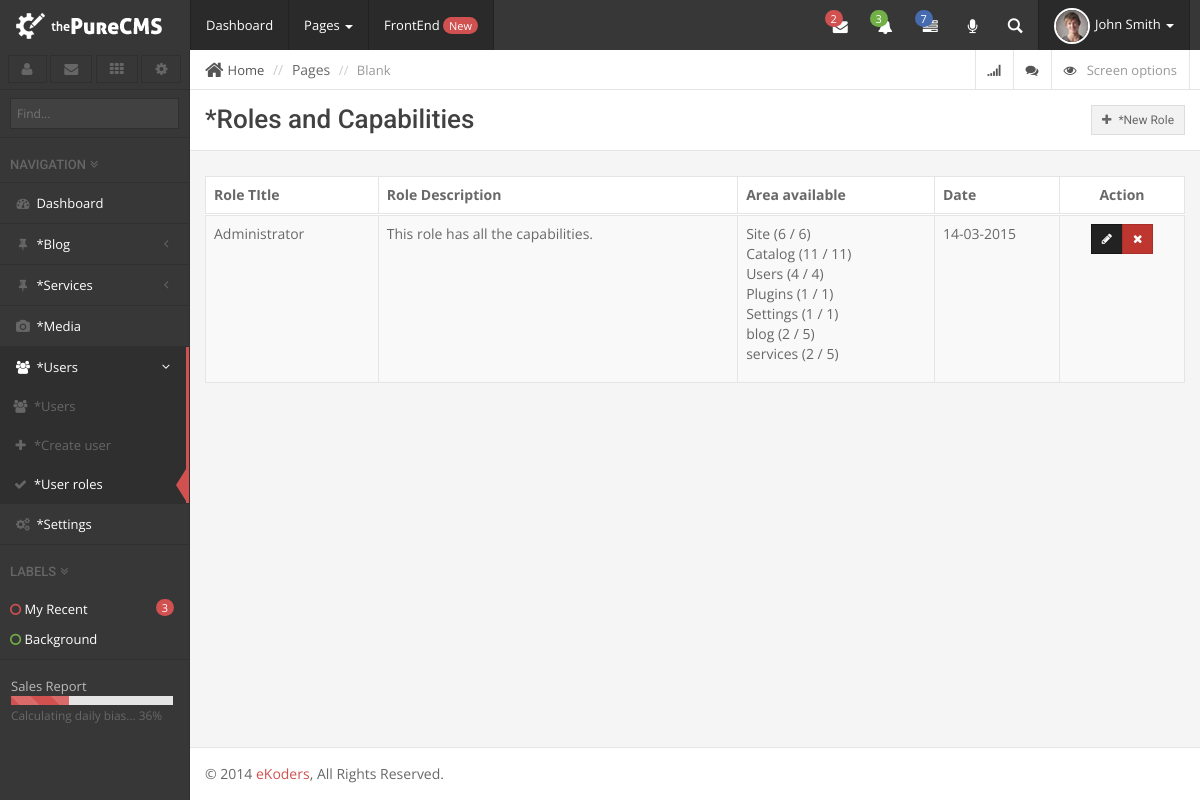
/admin/user_roles.php (signed in), run on an earlier commit of the app's database.
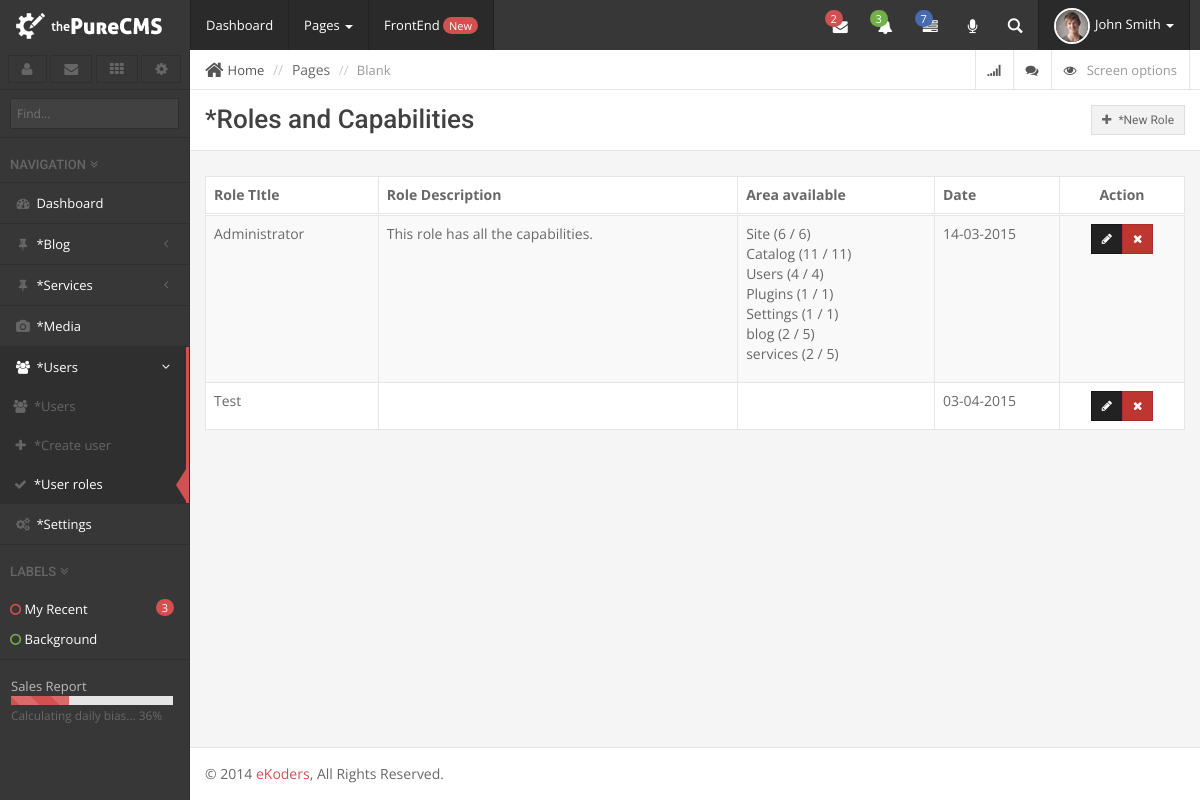
And on a later commit of the database.
### tables this page shows
CREATE TABLE IF NOT EXISTS `user_roles` (
  `role_id` int(11) NOT NULL AUTO_INCREMENT,
  `role_title` varchar(32) NOT NULL,
  `role_description` varchar(250) NOT NULL,
  `role_object` longtext NOT NULL,
  `role_ts` timestamp NOT NULL DEFAULT CURRENT_TIMESTAMP,
  PRIMARY KEY (`role_id`)
);

CREATE TABLE IF NOT EXISTS `user_profiles` (
  `user_profile_id` int(11) NOT NULL AUTO_INCREMENT,
  `user_id` int(11) NOT NULL,
  `user_name` varchar(128) NOT NULL,
  `user_display_name` varchar(128) NOT NULL,
  `user_email` varchar(128) NOT NULL,
  `user_image` varchar(128) NOT NULL,
  `user_role` int(11) NOT NULL,
  PRIMARY KEY (`user_profile_id`)
);

### common/default_vars.php (called while the page is built, shortened)
<?php
$admin_sidebar_navigation = array();

### include/class.database.php (called while the page is built, shortened)
<?php
class Database {
    private $_DB;
    private $_query;
    private $_where = array();
    private $_select = array();
    private $_action;
    private $_table;
    public function __construct() {
        try {
            $this->_DB = new PDO('mysql:host=' . DB_HOST . ';dbname=' . DB_NAME, DB_USER, DB_PASS);
            $this->_DB->setAttribute(PDO::ATTR_ERRMODE, PDO::ERRMODE_EXCEPTION);
        } catch (PDOException $e) {
            echo 'ERROR: ' . $e->getMessage();
        }
    }
    public function where($column_name, $value, $operator = '=') {
        $this->_where[$column_name] = array();
        $this->_where[$column_name][] = $value;
        $this->_where[$column_name][] = $operator;
    }
    public function select($columns) {
        foreach ($columns as $column => $name) {
            $this->_select[$column] = $name;
        }
    }
    public function query($query) {
        try {
            $this->_query = $this->_DB->prepare(filter_var($query, FILTER_SANITIZE_STRING));
            $this->bind_results();
            $this->_query->execute();
            $this->_where = array();
            $this->_select = array();
        } catch (PDOException $e) {
            $er = $e->errorInfo;
            echo '<p style="font-family:arial; background:#F00; position:absolute; z-index:10000; color:#FFF; padding:5px;">ERROR: ' . $er[2] . '</p>';
        }
    }
    private function bind_results() {
        if (!empty($this->_where)) {
            foreach ($this->_where as $c => $value) {
                $this->_query->bindValue(':' . $c, $value[0], $this->get_type($value[0]));
            }
        }
    }
    private function get_type($value) {
        if (is_int($value)) {
            $param = PDO::PARAM_INT;
        } elseif (is_bool($value)) {
            $param = PDO::PARAM_BOOL;
        } elseif (is_null($value)) {
            $param = PDO::PARAM_NULL;
        } elseif (is_string($value)) {
            $param = PDO::PARAM_STR;
        } else {
            $param = FALSE;
        }
        return $param;
    }
    private function build_query() {
        $query = $this->_action;
        if ($this->_action == 'SELECT') {
            if (!empty($this->_select)) {
                foreach ($this->_select as $column_name => $name) {
                    $query .=' ' . $column_name . ' as ' . $name . ', ';
                }
            } else {
                $query .= ' *';
            }
            $query = rtrim($query, ', ');
        }
        if ($this->_action != 'UPDATE' && $this->_action != 'INSERT') {
            $query .= ' FROM ';
        }
        $query .= $this->_table;
        if (!empty($this->_where)) {
            $query .= ' WHERE ';
            $columns = array();
            foreach ($this->_where as $c => $v) {
                $columns[] = $c . ' ' . $v[1] . ' :' . $c;
            }
            $query .= implode(' AND ', $columns);
        }
        $this->query($query);
    }
    public function result($fetch_type = PDO::FETCH_OBJ) {
        return $this->_query->fetch($fetch_type);
    }
    public function all_results($fetch_type = PDO::FETCH_OBJ) {
        return $this->_query->fetchAll($fetch_type);
    }
    public function row_count() {
        return $this->_query->rowCount();
    }
    public function from($table_name, $num_rows = NULL) {
        $this->_action = 'SELECT';
        $this->_table = $table_name;
        $this->build_query();
    }
    public function _date($format = 'Y-m-d H:i:s', $date = NULL) {
        if (isset($date)) {
            $date = strtotime($date);
        } else {
            $date = time();
        }
        return date($format, $date);
    }
}

### admin/classes/class.users.php (called while the page is built, shortened)
<?php
class Users extends Capabilities{
	private $profile_table_name;
	public function __construct()
	{
		$this->profile_table_name = DB_PREFIX.'user_profiles';
		if ($this->is_logged_in()) {
			$this->user_capabilities = $this->get_user_capabilitirs();
		}
	}
	public static function is_logged_in()
	{
		if (isset($_SESSION['token'])) {
			return true;
		}else{
			return false;
		}
	}
	public static function get_logged_id()
	{
		if (isset($_SESSION['user_id'])) {
			return $_SESSION['user_id'];
		}
	}
	public function get_profile($user_id = NULL)
	{
		if (is_null($user_id)) {
			$user_id = $this->get_logged_id();
		}
		$this->from($this->profile_table_name);
		if ($this->row_count() > 0) {
			return $this->result();
		}
	}
}

### admin/classes/class.capabilities.php (called while the page is built, shortened)
<?php
class Capabilities extends Database{
	protected $role_table_name;
	protected $capabilities_group_container = array();
	public function __construct()
	{
		$this->role_table_name = DB_PREFIX.'user_roles';
		$this->capabilities_group_container['Site'] 		= array();
		$this->capabilities_group_container['Catalog'] 		= array();
		$this->capabilities_group_container['Users'] 		= array();
		$this->capabilities_group_container['Plugins'] 		= array();
		$this->capabilities_group_container['Settings'] 	= array();
	}
	public function has_capabilities($capabilities = array())
	{
		$state = true;
		return $state;
	}
	public function get_user_capabilitirs($user_id = NULL)
	{
		$profile = $this->get_profile($user_id);
		$role = $this->get_roles($profile->user_role);
		$role_capabilities_object = json_decode($role->role_object);
		$role_capabilities = array();
		foreach ($role_capabilities_object as $group_name => $group_data) {
			$role_capabilities[$group_name] = array();
			foreach ($group_data as $key => $value) {
				$role_capabilities[$group_name][$key] = $value;
			}
		}
		return $role_capabilities;
	}
	public function get_roles($ID = NULL)
	{
		$this->from($this->role_table_name);
		if ($this->row_count() > 0 && isset($ID)) {
			return $this->result();
		}elseif ($this->row_count() > 0) {
			return $this->all_results();
		}
	}
	public function register_capability($group, $key, $force = false)
	{
		if (isset($this->capabilities_group_container[$group]) || $force) {
			$this->capabilities_group_container[$group][str_replace(' ', '-', strtolower($key))] = $key;
		}else{
			register_admin_message('Capabilty not registered', 'Invalid capabilty group.', 'danger');
		}
	}
	public function get_capabilities_groups()
	{
		return $this->capabilities_group_container;
	}
}

### admin/builtins/capabilities.php (called while the page is built, shortened)
<?php
$Users = new users();

### admin/include/init.php (called while the page is built, shortened)
<?php
include_once ABSPATH.'include/class.database.php';
include_once ABSPATH.'common/default_vars.php';
include_once ADMINABS.'include/procedural_functions.php';
include_once ABSPATH.'common/procedural_functions.php';
include_once ADMINABS.'builtins/capabilities.php';

### common/procedural_functions.php (called while the page is built, shortened)
<?php
function register_post($args = array()){
	extract($args);
}

### admin/classes/class.settings.php (called while the page is built, shortened)
<?php
class Settings extends Database{
	public $settings;
	private $table_name;
	public function __construct()
	{
		$this->table_name = DB_PREFIX.'settings';
		$this->select_all_settings();
	}
	public function select_all_settings()
	{
		$columns = array();
		$columns['setting_name'] = 'name';
		$columns['setting_value'] = 'value';
		$this->from($this->table_name);
		$results = $this->all_results();
		$this->settings = array();
		foreach ($results as $key => $value) {
			$this->settings[$value->name] = $value->value;
		}
	}
	public function get_settings($name = NULL)
	{
		if (isset($name)) {
			if (isset($this->settings[$name])) {
				return $this->settings[$name];
			}else{
				return false;
			}
		}
		return $this->settings;
	}
}

### admin/classes/class.language.php (called while the page is built, shortened)
<?php
class Language extends Settings{
	private $lang_data = array();
	public function __construct()
	{
		parent::__construct();
		$language = $this->get_language();
		$this->lang_data = $this->get_language_data($language);
	}
	public function get_language_data($language)
	{
		$file = ADMINABS.'languages/'.$language.'/language.php';
		$language = array();
		return $language;
	}
	public function get_language_info($language)
	{
		$file = ADMINABS.'languages/'.$language.'/language.php';
		$source = file_get_contents( $file );
		$tokens = token_get_all( $source );
		$comment = array(
		    T_COMMENT,
		    T_DOC_COMMENT
		);
		$info = str_replace('/**'.PHP_EOL, '', $info);
		$info = str_replace('*/', '', $info);
		$info = explode(PHP_EOL, $info);
		$name = end(explode('* Name: ', $info[0]));
		$country = end(explode('* Country: ', $info[1]));
		$direction = end(explode('* Direction: ', $info[2]));
		$info = array();
		$info['name'] = $name;
		$info['country'] = $country;
		$info['direction'] = $direction;
		return $info;
	}
	public function get_language()
	{
		return $this->get_settings('language');
	}
	public function get_key($key)
	{
		if (isset($this->lang_data[$key])) {
			return $this->lang_data[$key];
		}else{
			return '*'.$key;
		}
	}
}

### admin/languages/en-US/language.php (called while the page is built)
<?php
$language['Title'] = 'Title';
$language['Dashboard'] = 'Dashboard';
$language['Login Form'] = 'Login Form';
$language['Incorrect Username or Password, please try again.'] = 'Incorrect Username or Password, please try again.';
$language['Click here to reset it.'] = 'Click here to reset it.';
$language['Forgot your password?'] = 'Forgot your password?';
$language['Password'] = 'Password';
$language['Username'] = 'Username';

### admin/user_roles.php (the view, shortened to what the changed rows need)
<?php
include_once 'include/init.php';
$roles = $Users->get_roles();
$admin_title = 'Roles and Capabilities';
$available_groups = $Users->get_capabilities_groups();
include 'include/header.php';
?>
<div id="page-wrapper">
		<div class="row">
			<div class="col-lg-12">
				<div class="page-header title">
					<h1 class='clearfix'><?php __($admin_title); ?> <?php if(is_allowed(HAS_USERS_ROLE, array('Users'=>array('manage-roles')))): ?> <a href="create_role.php" class="btn btn-default btn-sm pull-right"><i class="fa fa-plus"></i> <?php __('New Role') ?></a><?php endif; ?></h1>
				</div>
			</div>
		</div>
		<div class="row">
			<div class="col-lg-12">
			<?php
				if (!isset($roles)):
					echo "<p>";
					__($admin_title);
					echo " ";
					__("are not available.");
					echo "</p>";
				else:
			?>
				<table class="table table-bordered table-striped table-hover tc-table">
					<thead>
						<tr>
							<th>Role TItle</th>
							<th class="hidden-xs">Role Description</th>
							<th class="hidden-xs">Area available</th>
							<th class="hidden-xs">Date</th>
							<th class="col-medium center">Action</th>
						</tr>
					</thead>
					<tbody>
						<?php foreach($roles as $role):
							$role_object = json_decode($role->role_object);
						?>
						<tr>
							<td><?php echo $role->role_title; ?></td>
							<td><?php echo $role->role_description; ?></td>
							<td><?php if(isset($role_object)): ?>
								<ul class="list-unstyled">
									<?php foreach($role_object as $object_key => $object ): ?>
									<li><?php echo $object_key; ?> (<?php echo count((array)$object); ?> / <?php echo count($available_groups[$object_key]) ?>)</li>
								<?php endforeach; ?>
								</ul>
								<?php endif; ?>
							</td>
							<td class="col-medium"><?php echo $Users->_date('d-m-Y', $role->role_ts); ?></td>
							<td class="col-medium center">
								<div class="btn-group btn-group-sm">
									<a href="create_role.php?ID=<?php echo $role->role_id; ?>" class="btn btn-inverse"><i class="fa fa-pencil icon-only"></i></a>
									<a href="user_roles.php?ID=<?php echo $role->role_id; ?>" class="btn btn-danger" onClick="return confirm('<?php __('Confirm delete?'); ?>');"><i class="fa fa-times icon-only"></i></a>
								</div>
							</td>
						</tr>
						<?php endforeach; ?>
					</tbody>
				</table>
				<?php endif; ?>
			</div>
		</div>
<?php include 'include/footer.php'; ?>

### admin/include/procedural_functions.php (shortened to what the changed rows need)
<?php
$lang = new language();
function __($key, $echo = true)
{
	global $lang;
	if ($echo) {
		echo $lang->get_key($key);
	}else{
		return $lang->get_key($key);
	}
}
function get_script_name()
{
	return end(explode('/', rtrim($_SERVER['SCRIPT_NAME'], '.php')));
}
function is_page_active($page, $id = NULL, $echo = true)
{
	$state = true;
	if (((is_array($page) && in_array(get_script_name(), $page)) || ($page == get_script_name())) && $state) {
		if ($echo) {
			echo "active";
		}else{
			return 'active';
		}
	}
}
function generate_admin_menu()
{
	global $admin_sidebar_navigation;
	foreach ($admin_sidebar_navigation as $id => $data) {
		$parent_active = '';
		if (strpos($data['file'], '.')) {
			$file = array_shift(array_slice(explode('.', $data['file']), 0, 1));
			$data['child_files'][] = $file;
			$parent_active = is_page_active($data['child_files'], $id, false);
		}
	?>
		<li class="<?php echo (isset($data['submenu']))? check_submenu($data['submenu'], $id) : ''; ?>">
			<?php if (isset($data['submenu'])) {
				echo '<a href="javascript:;" data-parent="#side" data-toggle="collapse" class="accordion-toggle" data-target="#'.$id.'">';
			}else{
				?><a class="<?php echo $parent_active; ?>" href="<?php echo $data['file']; ?>"><?php
				} ?>
				<i class="fa fa-<?php echo $data['icon']; ?>"></i> <?php __($data['title']); ?> <?php echo (isset($data['submenu']))? '<span class="fa arrow"></span>' : ''; ?>
			</a>
			<?php
				if (isset($data['submenu'])) {
					?>
						<ul class="collapse nav" id="<?php echo $id; ?>">
							<?php
								foreach ($data['submenu'] as $submenu_key => $submenu_data) {
									$submenu_item_active = '';
									if (strpos($submenu_data['file'], '.')) {
										$file = array_shift(array_slice(explode('.', $submenu_data['file']), 0, 1));
										$submenu_data['child_files'][] = $file;
										$submenu_item_active = is_page_active($submenu_data['child_files'], $id, false);
									}
									?>
										<li>
											<a class="<?php echo $submenu_item_active; ?>" href="<?php echo $submenu_data['file']; ?>">
												<i class="fa fa-<?php echo $submenu_data['icon']; ?>"></i> <?php __($submenu_data['title']); ?>
											</a>
										</li>
									<?php
								}
							?>
						</ul>
					<?php
				}
			 ?>
		</li>
	<?php
	}
}
function check_submenu($data, $id = NULL)
{
	$open = '';
	foreach ($data as $key => $value) {
		if (strpos($value['file'], '.')) {
			$file = array_shift(array_slice(explode('.', $value['file']), 0, 1));
			$value['child_files'][] = $file;
			if (is_page_active($value['child_files'], $id, false)) {
				$open = 'open';
			}
		}
	}
	$class = 'panel '.$open;
	return $class;
}
function add_navigation_item($name, $title, $icon, $file, $child_files = array(), $parent = NULL, $settings = NULL, $capability = NULL)
{
	global $admin_sidebar_navigation;
	foreach ($child_files as $key => $value) {
		$child_files[$key] = rtrim($value, '.php');
	}
	$item = array(
		'title' => $title
		,'icon' => $icon
		,'file' => $file
		,'child_files' => $child_files
		,'has_settings' => $settings
		,'has_capability' => $capability
	);
	if (isset($parent)) {
		if (isset($admin_sidebar_navigation[$parent])) {
			$admin_sidebar_navigation[$parent]['submenu'][$name]=$item;
		}
	}else{
		$admin_sidebar_navigation[$name]=$item;
	}
}
		?>
	<?php
function is_allowed($settings = null, $capability = null){
	$state = true;
	return $state;
}

What changed in the data, as far as the page shows it:
added user_roles: role_title "Test", role_ts "03-04-2015"
